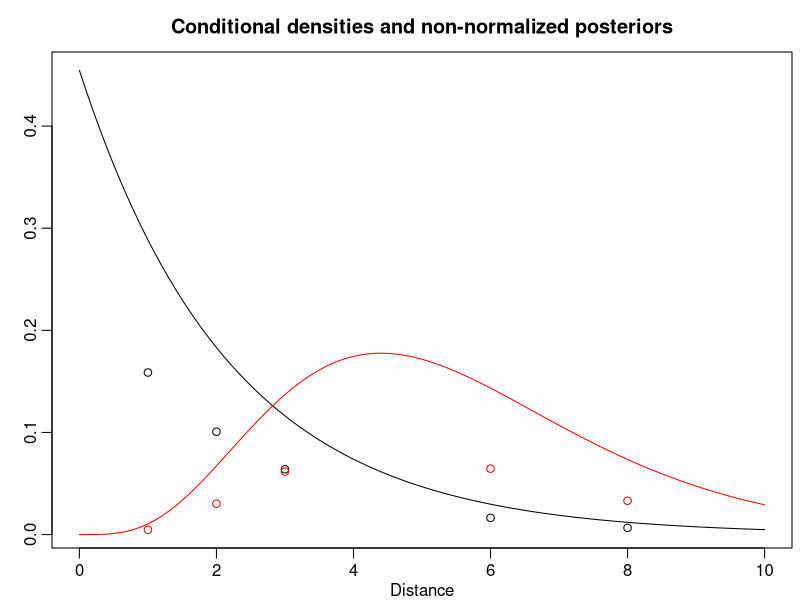

Reproduce this figure in R. (Note: this script raises an error after producing the figure.)
## ---- chunk 1
knitr::opts_chunk$set(
  collapse = TRUE,
  comment = "#>",
  fig.width = 8,
  fig.height = 6
)
knitr::opts_knit$set(global.par = TRUE)
pdfplots <- FALSE # default: FALSE; set this to TRUE only if you like pdf figures
## ---- chunk 2
par(mgp = c(1.6, .6, 0), mar = c(2.6, 2.6, 2.6, .4), lwd = 1)
## ---- chunk 3
PrA <- 0.7
PrAC <- 1 - PrA
## ---- chunk 4
PrFA <- 0.01
PrFAC <- 0.05
## ---- chunk 5
N <- 100
y <- 0:6
## ---- chunk 6
PosteriorTheta1Unormalized <- PrFA ^ y * (1 - PrFA) ^ (N - y) * PrA
PosteriorTheta0Unormalized <- PrFAC ^ y * (1 - PrFAC) ^ (N - y) * PrAC
NormalizingConstant <- PosteriorTheta0Unormalized + PosteriorTheta1Unormalized

res <- rbind(PosteriorTheta1Unormalized / NormalizingConstant,
             PosteriorTheta0Unormalized / NormalizingConstant)
colnames(res) <- y
rownames(res) <- c("reliable company", "less reliable company")
knitr::kable(round(res, 3))
## ---- chunk 7
PrA <- 0.5
PrAC <- 1 - PrA
PosteriorTheta1Unormalized <- PrFA ^ y * (1 - PrFA) ^ (N - y) * PrA
PosteriorTheta0Unormalized <- PrFAC ^ y * (1 - PrFAC) ^ (N - y) * PrAC
NormalizingConstant <- PosteriorTheta0Unormalized + PosteriorTheta1Unormalized

res <- rbind(PosteriorTheta1Unormalized / NormalizingConstant,
             PosteriorTheta0Unormalized / NormalizingConstant)
colnames(res) <- y
rownames(res) <- c("reliable company", "less reliable company")
knitr::kable(round(res, 3))
## ---- chunk 8
Prtheta = 0.55
lambda = 1/2.2
alpha = 5
beta = 5/5.5
## ---- chunk 9
if (pdfplots) {
  pdf("bayes-basic-example2.pdf", width = 12, height = 8)
  par(mgp = c(1.6, .6, 0), mar = c(2, 2, 3, .5), lwd = 2)
}
curve(dexp(x, lambda), from = 0, to = 10, xlab = "Distance", ylab = "",
      main = "Conditional densities and non-normalized posteriors")
curve(dgamma(x, alpha, beta), col = "red", add = TRUE)

y <- c(1, 2, 3, 6, 8)
theta1_y <- dexp(y, lambda) * Prtheta
theta0_y <- dgamma(y, alpha, beta) * (1 - Prtheta)

points(y, theta1_y)
points(y, theta0_y, col = "red")

theta1_y_morepoints <- dexp(x, lambda) * Prtheta
theta0_y_morepoints <- dgamma(x, alpha, beta) * (1 - Prtheta)

lines(x, theta1_y_morepoints, lty = 2)
lines(x, theta0_y_morepoints, lty = 2, col = "red")

legend("topright", c("Conditional density (female)",
                     "Conditional density (male)",
                     "Non-normalized posterior (female)",
                     "Non-normalized posterior (male)"),
       col = rep(c("black", "red"), 2), lty = rep(1:2, each = 2))
## ---- chunk 10
female <- theta1_y / (theta0_y + theta1_y)
male <- theta0_y / (theta0_y + theta1_y)
res <- rbind(female, male)
colnames(res) <- y
knitr::kable(round(res, 3))
## ---- chunk 11
sum_morepoints <- theta0_y_morepoints + theta1_y_morepoints
female_morepoints <- theta1_y_morepoints / sum_morepoints
male_morepoints <- theta0_y_morepoints / sum_morepoints
res <- rbind(female_morepoints, male_morepoints)
colnames(res) <- x
barplot(res, main = "Posterior probabilities", 
        col = c("black", "red"), xlab = "Distance", ylab = "Probabilities")
